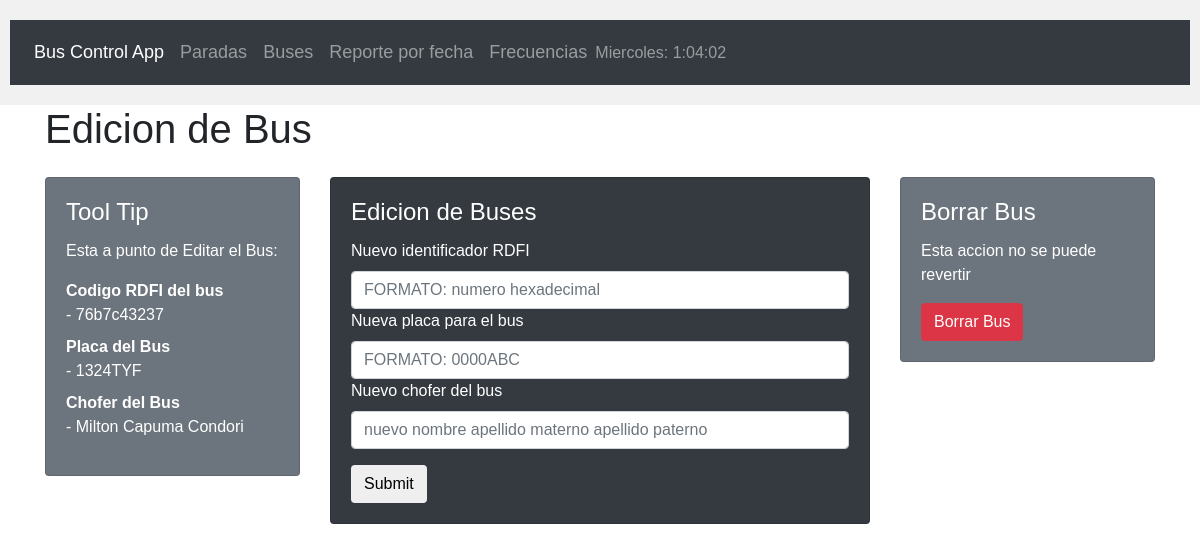
Page /buses/1324TYF/edit on the committed database.
### db_setup.py (models this page shows, shortened)
class Bus(Base): # parent
    __tablename__ = 'bus' # left - The left side of the relationship references the association object via one-to-many,
    id = Column(Integer, primary_key=True)
    bus_Hex = Column(String(15), nullable=False)
    bus_Placa = Column(String(7), nullable=False)
    bus_chofer = Column(String(100), nullable=False)

### mainapp.py (the view)
@app.route('/buses/<path:busPlaca>/edit', methods=['GET', 'POST'])
def editBus(busPlaca):
    currentBus = session.query(Bus).filter_by(bus_Placa=busPlaca).one_or_none()
    if request.method == 'POST':
        print('This is a POST request')
        currentBus.bus_Hex = request.form['nRDFI']
        currentBus.bus_Placa = request.form['nPlaca']
        currentBus.bus_chofer = request.form['nChofer']
        session.add(currentBus)
        session.commit()
        return redirect(url_for('busesPage'))
    else:
        print("this is a GET request")
        return render_template('editBus.html', appBus=currentBus)

### templates/editBus.html
{% extends "start.html" %}
{% block content %}
<h1>Edicion de Bus</h1>
<br>
<br>
<div class="row">
    <div class="col-sm-3">
        <div class="card bg-secondary text-white">
            <div class="card-body">
                <h4 class="card-title">Tool Tip</h4>
                <p class="card-text">Esta a punto de Editar el Bus:</p>
                <dl>
                    <dt>Codigo RDFI del bus</dt>
                    <dd>- {{appBus.bus_Hex}}</dd>
                    <dt>Placa del Bus</dt>
                    <dd>- {{appBus.bus_Placa}}</dd>
                    <dt>Chofer del Bus</dt>
                    <dd>- {{appBus.bus_chofer}}</dd>
                </dl>
            </div>
        </div>
    </div>
    <div class="col-sm-6">
        <div class="card bg-dark text-white">
            <div class="card-body">
                <h4 class="card-title">Edicion de Buses</h4>
                <form action="{{url_for('editBus', busPlaca=appBus.bus_Placa)}}" method="POST">
                    <div class="form-group">
                        <label for="nRDFI">Nuevo identificador RDFI</label>
                        <input type="text" class="form-control" id="nRDFI" placeholder="FORMATO: numero hexadecimal" maxlength="15" name="nRDFI"
                            required>
                        <label for="nPlaca">Nueva placa para el bus</label>
                        <input type="text" class="form-control" id="nPlaca" placeholder="FORMATO: 0000ABC" maxlength="7" name="nPlaca" required>
                        <label for="nChofer">Nuevo chofer del bus</label>
                        <input type="text" class="form-control" id="nChofer" placeholder="nuevo nombre apellido materno apellido paterno" name="nChofer" maxlength="100" required>
                    </div>
                    <button type="submit" class="btn btn-default">Submit</button>
                </form>
            </div>
        </div>
    </div>
    <div class="col-sm-3">
        <div class="card bg-secondary text-white">
            <div class="card-body">
                <h4 class="card-title">Borrar Bus</h4>
                <p class="card-text">Esta accion no se puede revertir</p>
                <form action="{{url_for('deleteBus', busPlaca=appBus.bus_Placa)}}" method="POST">
                    <button type="submit" class="btn btn-danger">Borrar Bus</button>
                </form>
            </div>
        </div>
    </div>
</div>
{% endblock  %}

### static/css/newFormat.css (style rules this page uses)
* { box-sizing: border-box; }
body { margin: 0; font-family: Arial; }
h1 { display: inline; }

### rows in the picture
Bus: bus_Hex "76b7c43237", bus_Placa "1324TYF", bus_chofer "Milton Capuma Condori"
